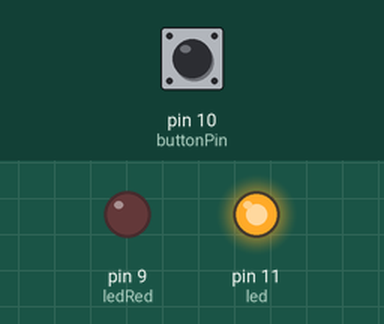
The sketch below on a simulated Arduino Uno, built with avr-gcc and run on an emulated ATmega328P. Shown: output pins drawn as LEDs (lit = HIGH). The test bench sets the inputs (shaded band); at power-on: pin 10 (buttonPin) HIGH. What the sketch prints to the serial monitor is not drawn.

Above: at 1.2 s.
1.3 s: pin 10 (buttonPin) pulsed LOW 5 times (0.12 s each, 0.3 s apart)
At 3.2 s:
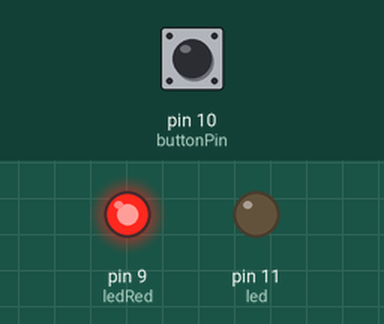
Timing chart, 0 to 4.7 s (numbered marks = the images above; inputs shaded):
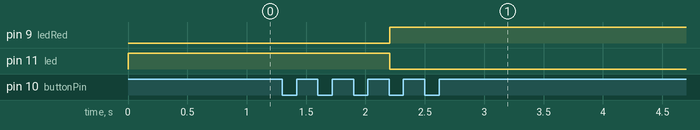

Measured:
- after the input at 1.3 s, pin 9 (ledRed): LOW → HIGH after 0.90 s; pin 11 (led): HIGH → LOW after 0.90 s

The sketch:

03_switch_LED_4Times_Button.ino
```cpp
#define buttonPin 10 //input button
#define led 11 //define led
#define ledRed 9

boolean button_pressed = 0;
int press_counter = 0;
boolean state = 0; // 0 or 1

void setup()
{
    pinMode(buttonPin, INPUT);
    digitalWrite(buttonPin, HIGH); //pull up resistor activated
    pinMode(led, OUTPUT);
    pinMode(ledRed, OUTPUT);
    Serial.begin(9600);
}

void loop()
{

    if (button_pressed != digitalRead(buttonPin)) //if state different to button_pressed
    {
        Serial.println(press_counter);
        press_counter++;
    }

    if (press_counter > 7)
    {
        press_counter = 0; //reset
        state = !state;
        // Serial.println(state);
    }

    digitalWrite(led, !state);
    digitalWrite(ledRed, state);
    button_pressed = digitalRead(buttonPin); //save state in button_pressed
    Serial.println(press_counter);
}
```
